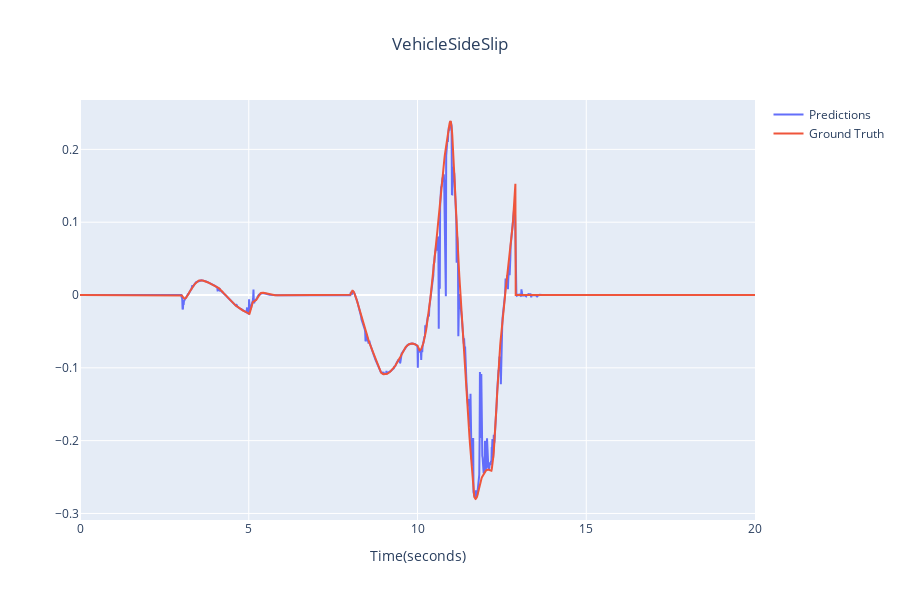

Notebook code cell kept with this figure:
### Code cell
import plotly.graph_objects as go

data = pd.read_csv('output.csv')
timestamps = np.array(data["timestamps"])

predictions2 = rf.predict(features)
print(0)

#define synthetic data, somehow similar with yours
x = timestamps
y1 = predictions2
y2 = targets
data = np.zeros((7, 1000))

#plot data 
fig= go.Figure(go.Scatter(x=x, y = y1, name=f"Predictions", mode ="lines"))
fig.add_scatter(x=x, y=y2, name="Ground Truth",mode="lines")
fig.update_layout(title='VehicleSideSlip',height = 600, title_x=0.5, 
                  xaxis_title="Time(seconds)", yaxis_title="")    
fig.show()

### Figure 1 — Plotly figure (JSON) as saved in the notebook; plotly's stock layout.template omitted (floating-point values rounded to 4 significant figures; data arrays with more than 128 entries replaced by an {"elided": "..."} marker saying what was removed)
{"data": [{"mode": "lines", "name": "Predictions", "type": "scatter", "x": {"elided": "2001 float values"}, "y": {"elided": "2001 float values"}}, {"mode": "lines", "name": "Ground Truth", "type": "scatter", "x": {"elided": "2001 float values"}, "y": {"elided": "2001 float values"}}], "layout": {"height": 600, "title": {"text": "VehicleSideSlip", "x": 0.5}, "xaxis": {"title": {"text": "Time(seconds)"}}, "yaxis": {"title": {"text": ""}}}}
